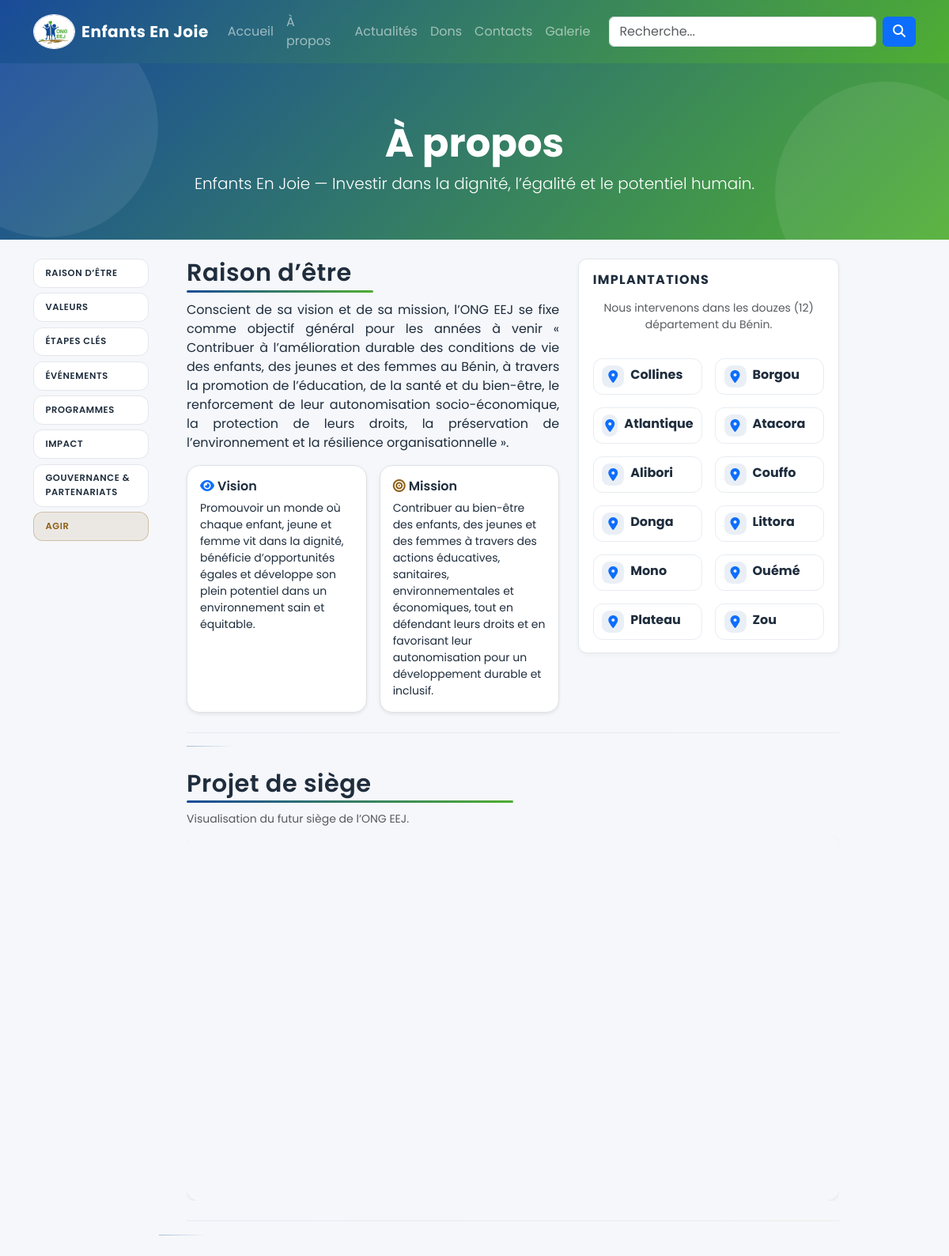
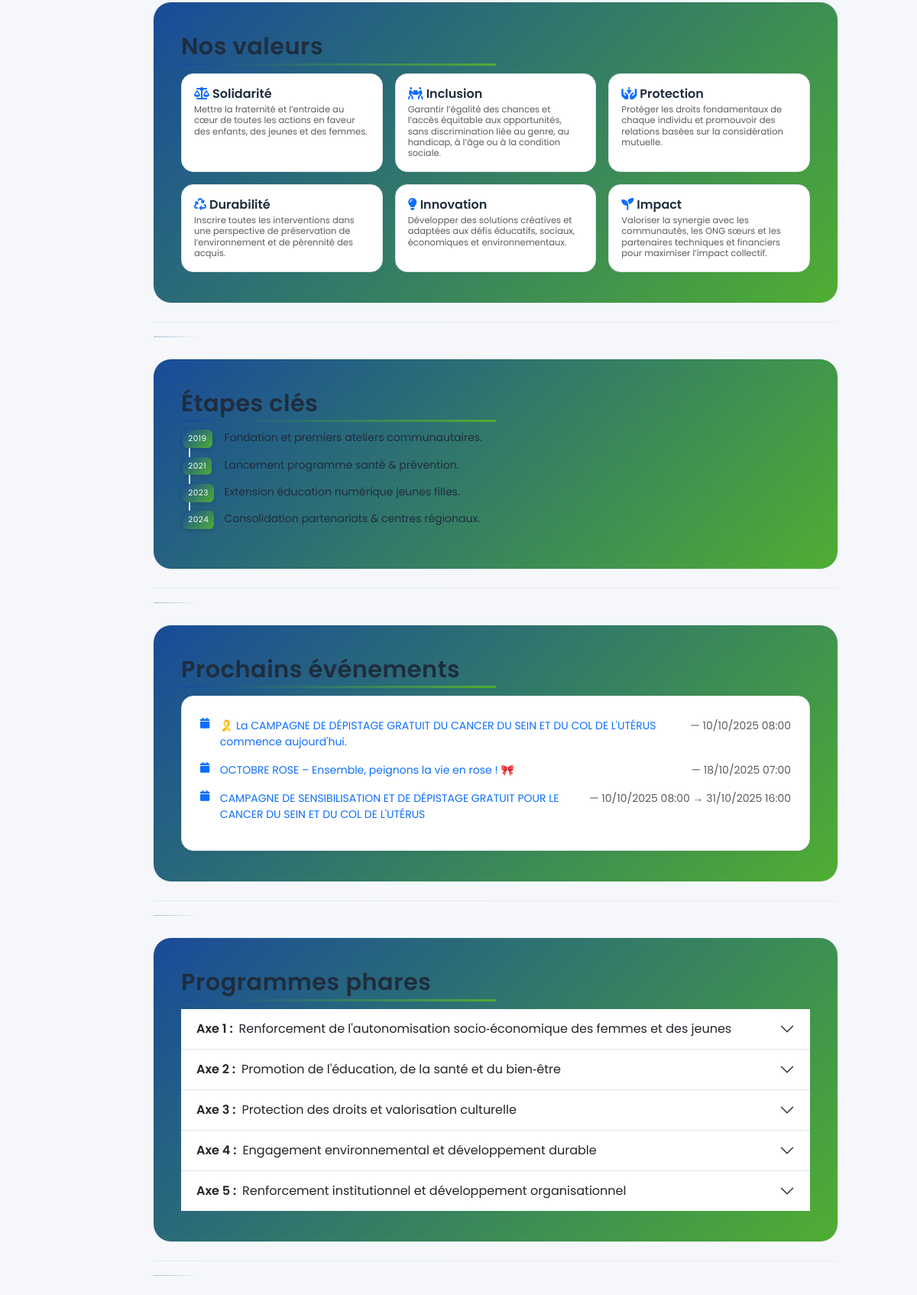
The page /a-propos/ (upper part) on the database its author committed (2 pictures, top to bottom).
### website/models.py (models this page shows, shortened)
class Center(models.Model):
    name = models.CharField(max_length=200)
    city = models.CharField(max_length=100)
    address = models.CharField(max_length=255, blank=True)
    contact = models.CharField(max_length=100, blank=True)
    class Meta:
        verbose_name = 'Centre'
        verbose_name_plural = 'Centres'

class NewsItem(models.Model):
    TYPE_CHOICES = (
        ('post', 'Article'),
        ('event', 'Événement'),
    )
    STATUS_CHOICES = (
        ('draft', 'Brouillon'),
        ('published', 'Publié'),
    )
    title = models.CharField(max_length=200)
    slug = models.SlugField(max_length=220, unique=True, blank=True)
    type = models.CharField(max_length=10, choices=TYPE_CHOICES, default='post')
    content = models.TextField(blank=True)
    date_event = models.DateTimeField(null=True, blank=True, help_text="Date/heure si type = Événement")
    event_start = models.DateTimeField(null=True, blank=True, help_text="Début de l'événement (date & heure)")
    event_end = models.DateTimeField(null=True, blank=True, help_text="Fin de l'événement (date & heure)")
    location = models.CharField(max_length=200, blank=True)
    image = models.ImageField(upload_to='news/', blank=True, null=True)
    status = models.CharField(max_length=10, choices=STATUS_CHOICES, default='draft')
    category = models.ForeignKey(Category, on_delete=models.SET_NULL, null=True, blank=True)
    created = models.DateTimeField(auto_now_add=True)
    updated = models.DateTimeField(auto_now=True)
    class Meta:
        ordering = ('-created',)
        verbose_name = 'Publication'
        verbose_name_plural = 'Publications'
    def get_absolute_url(self):
        return reverse('website:post_detail', args=[self.slug])

### website/views.py (the view)
# urls.py: path('a-propos/', views.about, name='about'),
def about(request):
    centers = Center.objects.all()
    events = NewsItem.objects.filter(type='event', status='published')
    metrics = ImpactMetrics.objects.first()
    def gather_building_gallery():
        images_ext = {'.jpg', '.jpeg', '.png', '.webp'}
        videos_ext = {'.mp4', '.webm', '.ogg', '.mov'}
        roots = []
        roots.append(Path(settings.BASE_DIR) / 'eej_site' / 'static')
        for p in getattr(settings, 'STATICFILES_DIRS', []):
            roots.append(Path(p))
        items = []
        seen = set()
        for root in roots:
            folder = root / 'img' / 'building'
            if not folder.exists():
                continue
            for entry in sorted(folder.iterdir()):
                if not entry.is_file():
                    continue
                ext = entry.suffix.lower()
                if ext in images_ext or ext in videos_ext:
                    rel = entry.relative_to(root).as_posix()  # ex: img/building/render1.jpg
                    if rel in seen:
                        continue
                    seen.add(rel)
                    items.append({
                        'type': 'image' if ext in images_ext else 'video',
                        'url': rel,
                    })
        return items
    building_gallery = gather_building_gallery()
    return render(request, 'website/about.html', {
        'centers': centers,
        'events': events,
        'metrics': metrics,
        'building_gallery': building_gallery,
    })

### templates/website/about.html (shortened to what this page needs)
{% extends 'website/base.html' %}
{% load static %}
{% block hero %}
<section class="hero text-center" data-aos="fade-up">
  <div class="container">
    <h1 class="display-6 fw-bold mb-2">À propos</h1>
    <p class="lead mb-0">Enfants En Joie — Investir dans la dignité, l’égalité et le potentiel humain.</p>
  </div>
</section>
{% endblock %}
{% block content %}
<div class="about-layout row gx-lg-5">
  <div class="col-lg-2 d-none d-lg-block">
    <nav class="about-side-nav position-sticky" style="top:90px">
      <ul class="list-unstyled m-0">
  <li><a href="#raison">Raison d’être</a></li>
        <li><a href="#valeurs">Valeurs</a></li>
  <li><a href="#etapes">Étapes clés</a></li>
  <li><a href="#evenements">Événements</a></li>
        <li><a href="#programmes">Programmes</a></li>
  <li><a href="#impact">Impact</a></li>
        <li><a href="#gouvernance">Gouvernance & Partenariats</a></li>
        <li><a href="#action" class="accent">Agir</a></li>
      </ul>
    </nav>
  </div>
  <div class="col-lg-9">
    <section id="raison" class="about-section" data-aos="fade-up" aria-labelledby="raison-title">
      <div class="row gy-5 align-items-start">
        <div class="col-lg-7">
          <h2 id="raison-title" class="section-title mb-3">Raison d’être</h2>
          <p class="mb-3 text-justify">Conscient de sa vision et de sa mission, l’ONG EEJ se fixe comme objectif général pour les années à venir « Contribuer à l’amélioration durable des conditions de vie des enfants, des jeunes et des femmes au Bénin, à travers la promotion de l’éducation, de la santé et du bien-être, le renforcement de leur autonomisation socio-économique, la protection de leurs droits, la préservation de l’environnement et la résilience organisationnelle ».</p>
          <div class="row g-3 small">
            <div class="col-sm-6">
              <div class="p-3 h-100 rounded-4 border bg-white shadow-sm">
                <h6 class="fw-semibold mb-2"><i class="fa fa-eye text-primary me-1"></i>Vision</h6>
                <p class="mb-0">Promouvoir un monde où chaque enfant, jeune et femme vit dans la dignité, bénéficie d’opportunités égales et développe son plein potentiel dans un environnement sain et équitable.</p>
              </div>
            </div>
            <div class="col-sm-6">
              <div class="p-3 h-100 rounded-4 border bg-white shadow-sm">
                <h6 class="fw-semibold mb-2"><i class="fa fa-bullseye text-accent me-1"></i>Mission</h6>
                <p class="mb-0">Contribuer au bien-être des enfants, des jeunes et des femmes à travers des actions éducatives, sanitaires, environnementales et économiques, tout en défendant leurs droits et en favorisant leur autonomisation pour un développement durable et inclusif.</p>
              </div>
            </div>
          </div>
        </div>
        <div class="col-lg-5" data-aos="fade-left">
          <div class="module mb-4">
            <h4 class="h6 text-uppercase fw-bold mb-3 module-title">Implantations</h4>
            <div class="row g-3">
              <p class="text-muted small text-center">Nous intervenons dans les douzes (12) département du Bénin.</p>
              {% for center in centers %}
                <div class="col-lg-6">
                  <div class="d-flex align-items-start about-list-item">
                    <div class="me-2 text-primary icon-badge"><i class="fa fa-location-dot"></i></div>
                    <div>
                      <strong>{{ center.city }}</strong><br>
                    </div>
                  </div>
                </div>
              {% empty %}
                <p class="text-muted small">Centres à ajouter par l'admin.</p>
              {% endfor %}
            </div>
          </div>
        </div>
      </div>
    </section>
    {% if building_gallery %}
    <section id="batiment" class="about-section" data-aos="fade-up" aria-labelledby="batiment-title">
      <h2 id="batiment-title" class="section-title mb-3">Projet de siège</h2>
      <div class="mb-2 small text-muted">Visualisation du futur siège de l’ONG EEJ.</div>
      <div class="news-hero mb-3">
        <div id="building3D" class="carousel slide" data-bs-ride="carousel" data-bs-interval="7000">
          <div class="carousel-inner">
            {% for m in building_gallery %}
            <div class="carousel-item {% if forloop.first %}active{% endif %}">
              <div class="ratio ratio-16x9 rounded-4 overflow-hidden shadow-sm">
                {% if m.type == 'image' %}
                  <img src="{% static m.url %}" class="w-100 h-100 object-fit-cover" alt="Plan 3D {{ forloop.counter }}" loading="lazy" decoding="async">
                {% elif m.type == 'video' %}
                  <video class="w-100 h-100 object-fit-cover" controls preload="metadata">
                    <source src="{% static m.url %}" type="video/mp4">
                  </video>
                {% endif %}
              </div>
            </div>
            {% endfor %}
          </div>
        </div>
      </div>
    </section>
    {% endif %}
    <section id="valeurs" class="about-section" data-aos="fade-up" aria-labelledby="valeurs-title">
      <h2 id="valeurs-title" class="section-title mb-3">Nos valeurs</h2>
      <div class="row g-3 small">
        <div class="col-6 col-md-4">
          <div class="p-3 h-100 rounded-4 border bg-white value-box">
            <h6 class="mb-1 fw-semibold"><i class="fa fa-scale-balanced text-primary me-1"></i>Solidarité</h6>
            <p class="mb-0 tiny text-muted">Mettre la fraternité et l’entraide au cœur de toutes les actions en faveur des enfants, des jeunes et des femmes.</p>
          </div>
        </div>
        <div class="col-6 col-md-4">
          <div class="p-3 h-100 rounded-4 border bg-white value-box">
            <h6 class="mb-1 fw-semibold"><i class="fa fa-people-carry-box text-primary me-1"></i>Inclusion</h6>
            <p class="mb-0 tiny text-muted">Garantir l’égalité des chances et l’accès équitable aux opportunités, sans discrimination liée au genre, au handicap, à l’âge ou à la condition sociale.</p>
          </div>
        </div>
        <div class="col-6 col-md-4">
          <div class="p-3 h-100 rounded-4 border bg-white value-box">
            <h6 class="mb-1 fw-semibold"><i class="fa fa-hands-holding-child text-primary me-1"></i>Protection</h6>
            <p class="mb-0 tiny text-muted">Protéger les droits fondamentaux de chaque individu et promouvoir des relations basées sur la considération mutuelle.</p>
          </div>
        </div>
        <div class="col-6 col-md-4">
          <div class="p-3 h-100 rounded-4 border bg-white value-box">
            <h6 class="mb-1 fw-semibold"><i class="fa fa-recycle text-primary me-1"></i>Durabilité</h6>
            <p class="mb-0 tiny text-muted">Inscrire toutes les interventions dans une perspective de préservation de l’environnement et de pérennité des acquis.</p>
          </div>
        </div>
        <div class="col-6 col-md-4">
          <div class="p-3 h-100 rounded-4 border bg-white value-box">
            <h6 class="mb-1 fw-semibold"><i class="fa fa-lightbulb text-primary me-1"></i>Innovation</h6>
            <p class="mb-0 tiny text-muted">Développer des solutions créatives et adaptées aux défis éducatifs, sociaux, économiques et environnementaux.</p>
          </div>
        </div>
        <div class="col-6 col-md-4">
          <div class="p-3 h-100 rounded-4 border bg-white value-box">
            <h6 class="mb-1 fw-semibold"><i class="fa fa-seedling text-primary me-1"></i>Impact</h6>
            <p class="mb-0 tiny text-muted">Valoriser la synergie avec les communautés, les ONG sœurs et les partenaires techniques et financiers pour maximiser l’impact collectif.</p>
          </div>
        </div>
      </div>
    </section>
    <section id="etapes" class="about-section" data-aos="fade-up" aria-labelledby="etapes-title">
      <h2 id="etapes-title" class="section-title mb-3">Étapes clés</h2>
      <ul class="timeline list-unstyled small mb-0">
        <li><span class="t-badge">2019</span> Fondation et premiers ateliers communautaires.</li>
        <li><span class="t-badge">2021</span> Lancement programme santé & prévention.</li>
        <li><span class="t-badge">2023</span> Extension éducation numérique jeunes filles.</li>
        <li><span class="t-badge">2024</span> Consolidation partenariats & centres régionaux.</li>
      </ul>
    </section>
    <section id="evenements" class="about-section" data-aos="fade-up" aria-labelledby="evenements-title">
      <h2 id="evenements-title" class="section-title mb-3">Prochains événements</h2>
      <div class="events-panel p-3 p-md-4 rounded-4 border bg-white">
        <ul class="list-unstyled mb-0 small about-list">
          {% for event in events %}
            <li class="mb-2 event-item position-relative"><i class="fa fa-calendar me-2 text-primary"></i>
              <a href="{{ event.get_absolute_url }}" class="text-decoration-none event-text stretched-link">{{ event.title }}</a>
              {% if event.event_start and event.event_end %}
                <span class="text-muted">— {{ event.event_start|date:"d/m/Y H:i" }} → {{ event.event_end|date:"d/m/Y H:i" }}</span>
              {% elif event.event_start %}
                <span class="text-muted">— {{ event.event_start|date:"d/m/Y H:i" }}</span>
              {% elif event.date_event %}
                <span class="text-muted">— {{ event.date_event|date:"d/m/Y H:i" }}</span>
              {% endif %}
            </li>
          {% empty %}
            <li class="text-muted">Aucun événement.</li>
          {% endfor %}
        </ul>
      </div>
    </section>
    <section id="programmes" class="about-section" data-aos="fade-up" aria-labelledby="programmes-title">
      <h2 id="programmes-title" class="section-title mb-3">Programmes phares</h2>
      <div class="accordion accordion-flush" id="programmesAccordion">
        <div class="accordion-item">
          <h2 class="accordion-header" id="headingAxe1">
            <button class="accordion-button collapsed" type="button" data-bs-toggle="collapse" data-bs-target="#collapseAxe1" aria-expanded="false" aria-controls="collapseAxe1">
              <span class="fw-semibold me-2">Axe 1&nbsp;:</span> Renforcement de l'autonomisation socio‑économique des femmes et des jeunes
            </button>
          </h2>
        </div>
        <div class="accordion-item">
          <h2 class="accordion-header" id="headingAxe2">
            <button class="accordion-button collapsed" type="button" data-bs-toggle="collapse" data-bs-target="#collapseAxe2" aria-expanded="false" aria-controls="collapseAxe2">
              <span class="fw-semibold me-2">Axe 2&nbsp;:</span> Promotion de l'éducation, de la santé et du bien‑être
            </button>
          </h2>
        </div>
        <div class="accordion-item">
          <h2 class="accordion-header" id="headingAxe3">
            <button class="accordion-button collapsed" type="button" data-bs-toggle="collapse" data-bs-target="#collapseAxe3" aria-expanded="false" aria-controls="collapseAxe3">
              <span class="fw-semibold me-2">Axe 3&nbsp;:</span> Protection des droits et valorisation culturelle
            </button>
          </h2>
        </div>
        <div class="accordion-item">
          <h2 class="accordion-header" id="headingAxe4">
            <button class="accordion-button collapsed" type="button" data-bs-toggle="collapse" data-bs-target="#collapseAxe4" aria-expanded="false" aria-controls="collapseAxe4">
              <span class="fw-semibold me-2">Axe 4&nbsp;:</span> Engagement environnemental et développement durable
            </button>
          </h2>
        </div>
        <div class="accordion-item">
          <h2 class="accordion-header" id="headingAxe5">
            <button class="accordion-button collapsed" type="button" data-bs-toggle="collapse" data-bs-target="#collapseAxe5" aria-expanded="false" aria-controls="collapseAxe5">
              <span class="fw-semibold me-2">Axe 5&nbsp;:</span> Renforcement institutionnel et développement organisationnel
            </button>
          </h2>
        </div>
      </div>
    </section>
  </div>
</div>
{% endblock %}

### rows shown on the page
Center: city "Collines"
Center: city "Borgou"
Center: city "Atlantique"
Center: city "Atacora"
Center: city "Alibori"
Center: city "Couffo"
Center: city "Donga"
Center: city "Littora"
Center: city "Mono"
Center: city "Ouémé"
Center: city "Plateau"
Center: city "Zou"
NewsItem: title "🎗️ La CAMPAGNE DE DÉPISTAGE GRATUIT DU CANCER DU SEIN ET DU COL DE L'UTÉRUS commence aujourd'hui.", event_start "10/10/2025 08:00"
NewsItem: title "OCTOBRE ROSE – Ensemble, peignons la vie en rose ! 🎀", event_start "18/10/2025 07:00"
NewsItem: title "CAMPAGNE DE SENSIBILISATION ET DE DÉPISTAGE GRATUIT POUR LE CANCER DU SEIN ET DU COL DE L'UTÉRUS", event_start "10/10/2025 08:00", event_end "31/10/2025 16:00"
